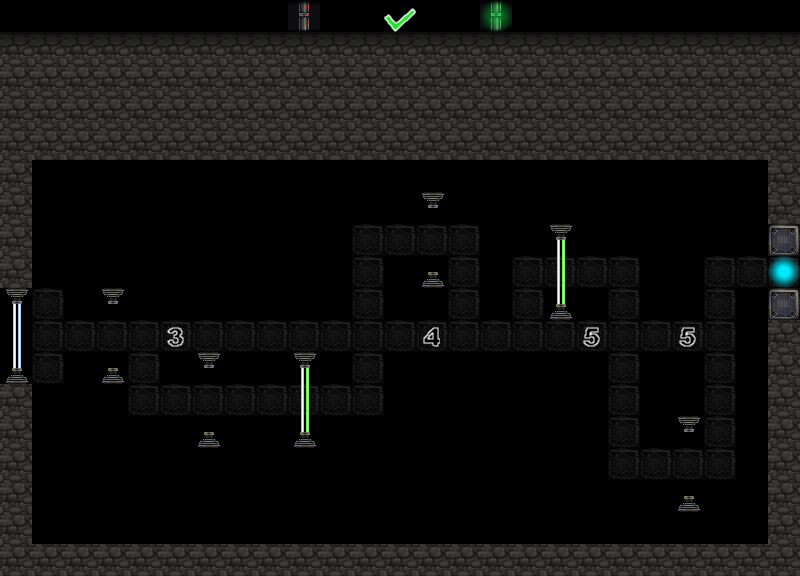

A 2D game scene composited from a Tiled map and its tileset images. What follows is a short description and the map's XML, with each tile layer's data collapsed to a summary:
An orthogonal 25x18 tile map with 32x32 px tiles, 2 tile layers (background, interactive).

<map version="1.0" orientation="orthogonal" width="25" height="18" tilewidth="32" tileheight="32">
 <properties>
  <property name="inverted" value="1" />
  <property name="saiyan" value="10" />
  <property name="text" value="Dites moi que je rêve..." />
 </properties>
 <tileset firstgid="1" name="tileset" tilewidth="32" tileheight="32">
  <image source="../gfx/tileset.png" width="320" height="320" />
 </tileset>
 <layer name="background" width="25" height="18">
  <data>[450 cells, 450 non-empty, 5 distinct tile ids]</data>
 </layer>
 <layer name="interactive" width="25" height="18">
  <data>[450 cells, 439 non-empty, 17 distinct tile ids]</data>
 </layer>
</map>
